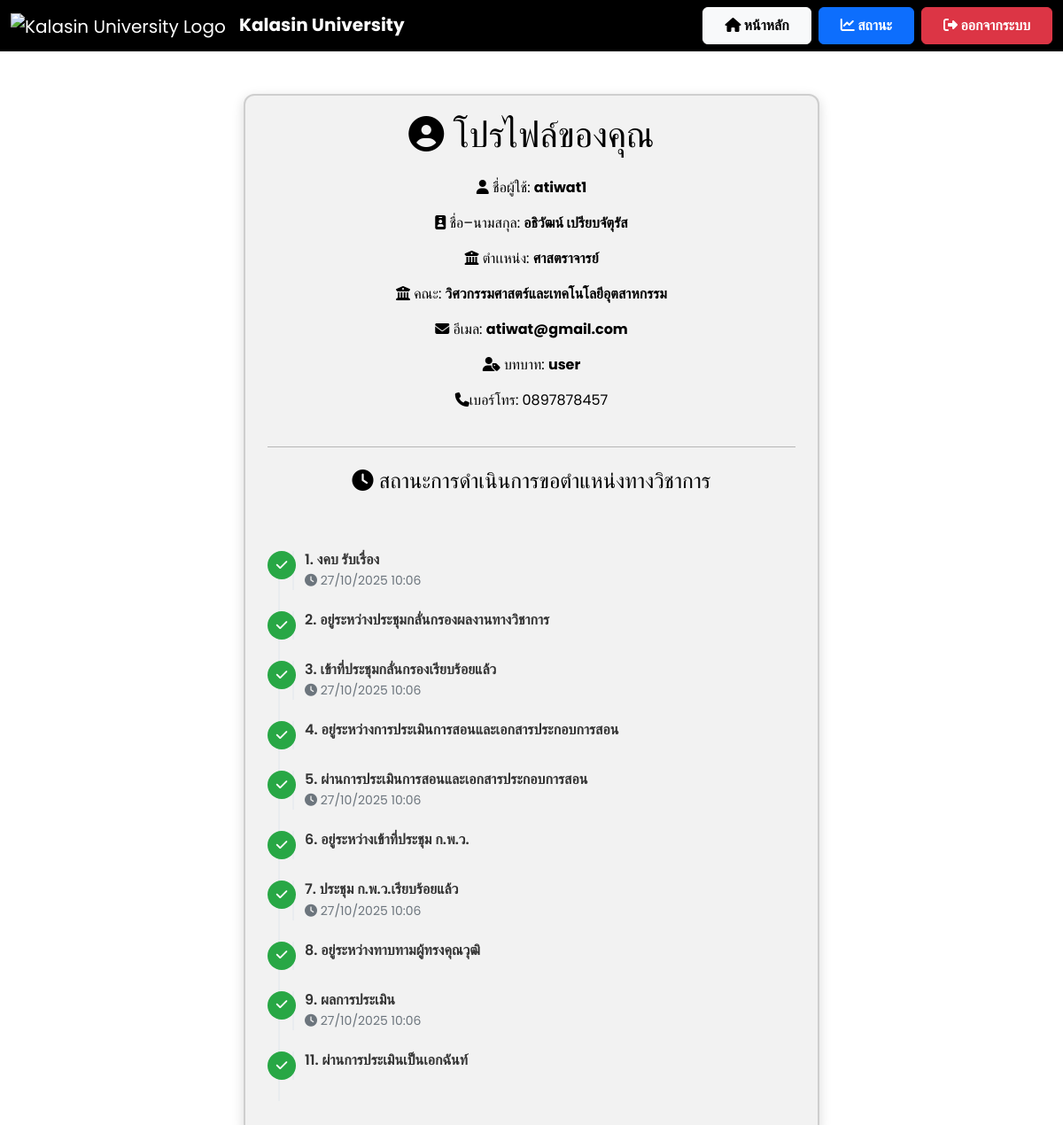
The app's page /status (signed in) with its own data.
### app.py (models this page shows)
class User(db.Model, UserMixin):
    __tablename__ = "user"
    id        = db.Column(db.Integer, primary_key=True)
    username  = db.Column(db.String(80),  unique=True, nullable=False)
    password  = db.Column(db.String(128), nullable=False)   # เก็บ hash ได้ยาว ๆ
    full_name = db.Column(db.String(150), nullable=False)
    first_name = db.Column(db.String(80))
    last_name  = db.Column(db.String(80))
    faculty    = db.Column(db.String(100), nullable=False)
    email      = db.Column(db.String(120), unique=True, nullable=False)
    role       = db.Column(db.String(20),  default="user")
    phone      = db.Column(db.String(20))   # 🆕 เพิ่มบรรทัดนี้
    position = db.Column(db.String(100), nullable=True)
    requests = db.relationship(
        "AcademicRequest",
        backref="user",
        cascade="all, delete-orphan",
        lazy="dynamic"
    )
    workflow_steps = db.relationship(
        "WorkflowStep",
        backref="user",
        cascade="all, delete-orphan",
        lazy="dynamic"
    )
    contact_messages = db.relationship(
        "ContactMessage",
        back_populates="user",
        cascade="all, delete-orphan", # <-- This is the crucial instruction
        lazy="dynamic"
    )

class WorkflowStep(db.Model):
    __tablename__ = "workflow_step"
    id        = db.Column(db.Integer, primary_key=True)
    user_id   = db.Column(
        db.Integer,
        db.ForeignKey("user.id", ondelete="CASCADE"),
        nullable=False
    )
    order_no  = db.Column(db.Integer)           # 1-13
    title     = db.Column(db.String(150))
    is_done   = db.Column(db.Boolean,  default=False)
    done_at   = db.Column(db.DateTime)
    comment   = db.Column(db.Text)
    is_visible = db.Column(db.Boolean, default=True)
    experts = db.relationship(
        "ExpertVote",
        backref="step",
        cascade="all, delete-orphan",
        lazy="dynamic"
    )

### app.py (the view)
@app.route('/status')
def status():
    user_id = session.get('user_id')
    if not user_id:
        return redirect(url_for('user_login'))
    user = User.query.get_or_404(user_id)
    ensure_workflow(user.id)
    recalc_after_vote(user.id)
    steps = (WorkflowStep.query
             .filter_by(user_id=user.id, is_visible=True)
             .order_by(WorkflowStep.order_no)
             .all())
    for st in steps:
        st.show_time = st.order_no in SHOW_TIME_STEPS
    position_th = POSITION_MAP.get(user.position, "ไม่ระบุตำแหน่ง")
    faculty_map = {
        "engineering-industrial-tech": "วิศวกรรมศาสตร์และเทคโนโลยีอุตสาหกรรม",
        "science-health-tech":        "วิทยาศาสตร์และเทคโนโลยีสุขภาพ",
        "agri-tech":                  "เทคโนโลยีการเกษตร",
        "liberal-arts":               "ศิลปศาสตร์",
        "edu-innovation":             "ศึกษาศาสตร์และนวัตกรรมการศึกษา",
        "management-science":         "บริหารศาสตร์",
    }
    faculty_th = faculty_map.get(user.faculty, "ไม่ระบุคณะ")
    return render_template(
        "status.html",
        username=user.username,
        user=user,
        position=position_th,
        first_name=user.first_name,
        last_name=user.last_name,
        faculty=faculty_th,
        email=user.email,
        role=user.role,
        phone=user.phone,
        steps=steps   # ส่ง list[WorkflowStep] ที่มี st.show_time แล้ว
    )

### app.py (called while the page is built, shortened)
def ensure_workflow(user_id):
    if WorkflowStep.query.filter_by(user_id=user_id).first():
        return

@app.template_filter("th_time")
def th_time(dt, fmt="%d/%m/%Y %H:%M"):
    if not dt:
        return ""
    if dt.tzinfo is None:           # ← ถ้าเจอค่า naive
        dt = dt.replace(tzinfo=timezone.utc)
    th = pytz.timezone("Asia/Bangkok")
    return dt.astimezone(th).strftime(fmt)

@app.after_request
def add_no_cache_headers(resp):
    resp.headers['Cache-Control'] = (
        'no-store, no-cache, must-revalidate, max-age=0')
    resp.headers['Pragma'] = 'no-cache'
    resp.headers['Expires'] = '0'
    return resp

### templates/status.html (shortened to what this page needs)
<!DOCTYPE html>
<html lang="th">
<head>
    <link href="https://cdn.jsdelivr.net/npm/bootstrap@5.3.3/dist/css/bootstrap.min.css" rel="stylesheet">
    <link rel="stylesheet" href="https://cdnjs.cloudflare.com/ajax/libs/font-awesome/6.4.2/css/all.min.css">
</head>
<body>
    <nav class="navbar navbar-expand-lg navbar-dark">
        <div class="container-fluid">
            <a class="navbar-brand" href="{{ url_for('user_dashboard') }}">
                <img src="https://upload.wikimedia.org/wikipedia/th/thumb/4/4e/Kalasin_University_Seal.svg/1200px-Kalasin_University_Seal.svg.png"
                     alt="Kalasin University Logo" style="height:50px;margin-right:10px;">
                <strong>Kalasin University</strong>
            </a>
            <div class="ms-auto d-flex">
                <a href="{{ url_for('user_dashboard') }}" class="btn btn-light fw-bold px-4 py-2 me-2">
                    <i class="fas fa-home"></i> หน้าหลัก
                </a>
                <a href="{{ url_for('status') }}" class="btn btn-primary fw-bold px-4 py-2 me-2">
                    <i class="fas fa-chart-line"></i> สถานะ
                </a>
                <a href="{{ url_for('logout') }}" class="btn btn-danger fw-bold px-4 py-2">
                    <i class="fas fa-sign-out-alt"></i> ออกจากระบบ
                </a>
            </div>
        </div>
    </nav>
    <div class="container mt-5">
        <div class="card text-center">
            <h1 class="mb-4"><i class="fas fa-user-circle"></i> โปรไฟล์ของคุณ</h1>
            <p><i class="fas fa-user"></i> ชื่อผู้ใช้: <strong>{{ username }}</strong></p>
            <p><i class="fas fa-id-badge"></i> ชื่อ–นามสกุล: <strong>{{ first_name }} {{ last_name }}</strong></p>
            <p><i class="fas fa-building-columns"></i> ตำเเหน่ง: <strong>{{ position }}</strong></p>
            <p><i class="fas fa-building-columns"></i> คณะ: <strong>{{ faculty }}</strong></p>
            <p><i class="fas fa-envelope"></i> อีเมล: <strong>{{ email }}</strong></p>
            <p><i class="fas fa-user-tag"></i> บทบาท: <strong>{{ role }}</strong></p>
            <p><i class="fa-solid fa-phone"></i>เบอร์โทร: {{ user.phone or 'ไม่ระบุ' }}</p>
{% set done_steps = steps | selectattr('is_done') | list %}
{% if done_steps %}
  <hr class="my-4">
  <h4 class="mb-3">
    <i class="fas fa-clock"></i> สถานะการดำเนินการขอตำแหน่งทางวิชาการ
  </h4>
  <ul class="timeline list-unstyled">
    {% for step in done_steps %}
      <li class="timeline-item">
        <span class="timeline-icon">
          <i class="fas fa-check"></i>
        </span>
        <div class="timeline-content">
          <h6>{{ step.order_no }}. {{ step.title }}</h6>
          {% if step.show_time and step.done_at %}
            <small class="time-text">
              <i class="fas fa-clock"></i> {{ step.done_at|th_time }}
            </small>
          {% endif %}
        </div>
      </li>
    {% endfor %}
  </ul>
{% endif %}
        </div>
    </div>
</body>
</html>

### templates/status.html (style rules this page uses)
body { font-family: 'Poppins', sans-serif; background: #ffffff; color: #000000; }
.navbar { background: #000000; }
.card { background: rgba(0, 0, 0, .05); color: #000; border-radius: 12px; padding: 20px 25px; border: 2px solid rgba(0, 0, 0, .15); box-shadow: 0 4px 14px rgba(0, 0, 0, .15); max-width: 650px; margin: auto; }
.timeline { position: relative; margin: 3rem 0 1rem; padding-left: 0; }
.timeline::before { content: ""; position: absolute; top: 0; bottom: 0; left: 12px; width: 2px; background: #e9ecef; }
.timeline-item { position: relative; display: flex; align-items: flex-start; margin-bottom: 1.5rem; }
.timeline-icon { flex: 0 0 32px; height: 32px; border-radius: 50%; background: #28a745; color: #fff; display: flex; align-items: center; justify-content: center; margin-right: 10px; font-size: 0.9rem; z-index: 1; }
.timeline-item::before { content: ""; position: absolute; top: 0; bottom: 0; left: 28px; width: 2px; background: #e9ecef; }
.timeline-content { flex: 1; color: #333; }
.timeline-content h6 { margin: 0 0 0.25rem; font-weight: 600; text-align: left; }
.time-text { display: block; margin-top: 0.25rem; font-size: 0.875rem; color: #6c757d; text-align: left; }

### records on screen
User: username "atiwat1", first_name "อธิวัฒน์", last_name "เปรียบจัตุรัส", email "atiwat@gmail.com", role "user", phone "0897878457"
WorkflowStep: order_no "1", title "งคบ รับเรื่อง", done_at|th_time "27/10/2025 10:06"
WorkflowStep: order_no "2", title "อยู่ระหว่างประชุมกลั่นกรองผลงานทางวิชาการ"
WorkflowStep: order_no "3", title "เข้าที่ประชุมกลั่นกรองเรียบร้อยแล้ว", done_at|th_time "27/10/2025 10:06"
WorkflowStep: order_no "4", title "อยู่ระหว่างการประเมินการสอนและเอกสารประกอบการสอน"
WorkflowStep: order_no "5", title "ผ่านการประเมินการสอนและเอกสารประกอบการสอน", done_at|th_time "27/10/2025 10:06"
WorkflowStep: order_no "6", title "อยู่ระหว่างเข้าที่ประชุม ก.พ.ว."
WorkflowStep: order_no "7", title "ประชุม ก.พ.ว.เรียบร้อยแล้ว", done_at|th_time "27/10/2025 10:06"
WorkflowStep: order_no "8", title "อยู่ระหว่างทาบทามผู้ทรงคุณวุฒิ"
WorkflowStep: order_no "9", title "ผลการประเมิน", done_at|th_time "27/10/2025 10:06"
WorkflowStep: order_no "11", title "ผ่านการประเมินเป็นเอกฉันท์"

### other values on screen
{{ position }} "ศาสตราจารย์"
{{ faculty }} "วิศวกรรมศาสตร์และเทคโนโลยีอุตสาหกรรม"
